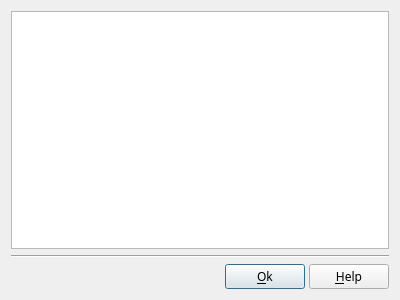
<?xml version="1.0" encoding="UTF-8"?>
<ui version="4.0">
 <class>DlgInfoFile</class>
 <widget class="QDialog" name="DlgInfoFile">
  <property name="geometry">
   <rect>
    <x>0</x>
    <y>0</y>
    <width>400</width>
    <height>300</height>
   </rect>
  </property>
  <property name="font">
   <font>
    <family>Sans Serif</family>
   </font>
  </property>
  <property name="windowTitle">
   <string>File information</string>
  </property>
  <layout class="QVBoxLayout" name="verticalLayout">
   <item>
    <widget class="QTableWidget" name="tableWidget">
     <property name="horizontalScrollMode">
      <enum>QAbstractItemView::ScrollPerPixel</enum>
     </property>
    </widget>
   </item>
   <item>
    <widget class="Line" name="line">
     <property name="orientation">
      <enum>Qt::Horizontal</enum>
     </property>
    </widget>
   </item>
   <item>
    <layout class="QHBoxLayout" name="horizontalLayout">
     <property name="spacing">
      <number>4</number>
     </property>
     <item>
      <spacer name="horizontalSpacer">
       <property name="orientation">
        <enum>Qt::Horizontal</enum>
       </property>
       <property name="sizeHint" stdset="0">
        <size>
         <width>40</width>
         <height>20</height>
        </size>
       </property>
      </spacer>
     </item>
     <item>
      <widget class="QPushButton" name="OkBt">
       <property name="toolTip">
        <string>Accept modification and exit dialog box</string>
       </property>
       <property name="text">
        <string>&amp;Ok</string>
       </property>
       <property name="icon">
        <iconset>
         <normaloff>img/action_ok.png</normaloff>img/action_ok.png</iconset>
       </property>
      </widget>
     </item>
     <item>
      <widget class="QPushButton" name="HelpBT">
       <property name="toolTip">
        <string>Open help page describing this dialog box</string>
       </property>
       <property name="text">
        <string>&amp;Help</string>
       </property>
       <property name="icon">
        <iconset>
         <normaloff>img/help.png</normaloff>img/help.png</iconset>
       </property>
       <property name="shortcut">
        <string>F1</string>
       </property>
      </widget>
     </item>
    </layout>
   </item>
  </layout>
 </widget>
 <resources/>
 <connections/>
</ui>
